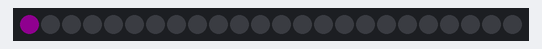
Bench run of a program on a simulated BBC micro:bit (MakeCode). Parts: 24 RGB LEDs in strip order, left to right. Dim RGB values are drawn brighter than linear; random numbers come from a fixed seed.

Above: at 0.06 s.
At 9.24 s:
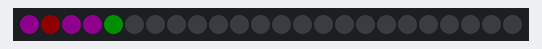
At 14.68 s:
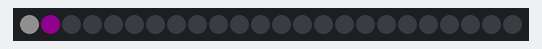
At 20.24 s:
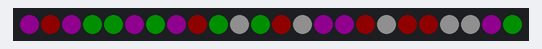
At 30.04 s:
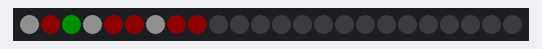
At 39.83 s:
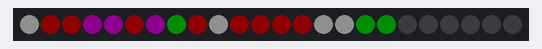

The program:

main.ts
```typescript
let strip = neopixel.create(DigitalPin.P2, 24, NeoPixelMode.RGB_RGB)
let colors = [neopixel.colors(NeoPixelColors.Red), neopixel.colors(NeoPixelColors.Purple), neopixel.colors(NeoPixelColors.White), neopixel.colors(NeoPixelColors.Green)]
let 位置 = 0
basic.forever(function () {
    strip.setBrightness(16)
    strip.setPixelColor(位置, colors[randint(0, 3)])
    strip.show()
    位置 += 1
    if (位置 == 24) {
        位置 = 0
        strip.clear()
    }
    basic.pause(100)
})
```

test.ts
```typescript
// 在此处测试；当此软件包作为插件使用时，将不会编译此软件包。
```
